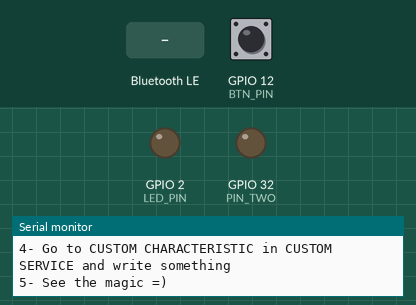
This sketch was run on a simulated ESP32. Parts: output pins drawn as LEDs (lit = HIGH), the last lines printed to the serial monitor. The inputs (shaded band) are chosen by the test bench; at power-on: GPIO 12 (BTN_PIN) LOW. Nothing arrives over Bluetooth unless stated; a phone connects over Bluetooth LE 3 s after start.

Above: at 1.2 s.
1.3 s: Bluetooth LE write "1" received
At 1.8 s:
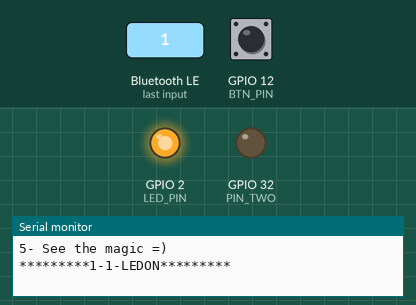
2.8 s: Bluetooth LE write "1" received
At 4.0 s:
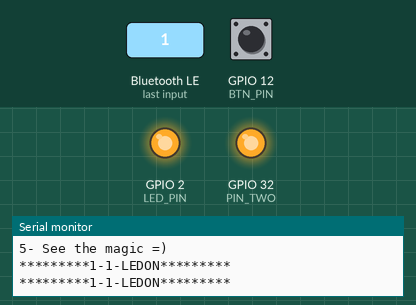
4.3 s: Bluetooth LE write "5" received
At 5.3 s:
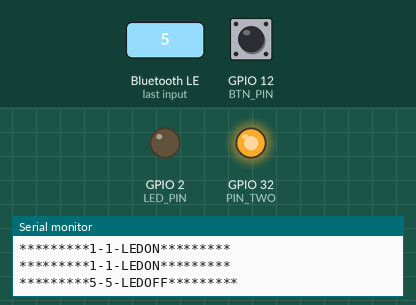
5.8 s: Bluetooth LE write "5" received
At 6.4 s:
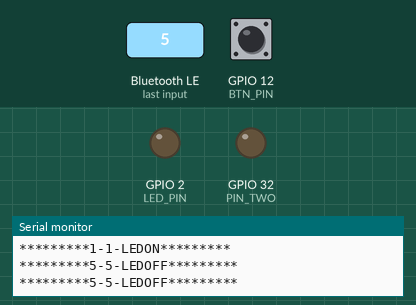
Timing chart, 0 to 8.3 s (numbered marks = the images above; inputs shaded):
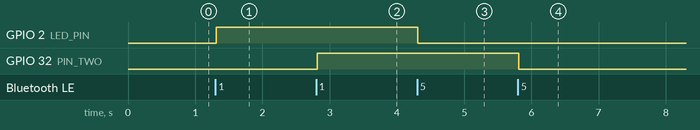

Measured:
- after the input at 1.3 s, GPIO 2 (LED_PIN): LOW → HIGH at once
- after the input at 2.8 s, GPIO 32 (PIN_TWO): LOW → HIGH at once
- after the input at 4.3 s, GPIO 2 (LED_PIN): HIGH → LOW at once
- after the input at 5.8 s, GPIO 32 (PIN_TWO): HIGH → LOW at once

The sketch:

BLE_Swift_ESP32_SampleProjet_From_Working_2PinsTwoButtons.ino
```cpp
/*
    Based on Neil Kolban example for IDF: https://github.com/nkolban/esp32-snippets/blob/master/cpp_utils/tests/BLE%20Tests/SampleWrite.cpp
    Ported to Arduino ESP32 by Evandro Copercini

    Added a second characteristic. Currently the selected pins are onboard LED at pin 2 and a GPIO pin at pin 32. Note urrently pin 12 is not funtional with ompanion swift app

*/

#include <BLEDevice.h>
#include <BLEUtils.h>
#include <BLEServer.h>

// See the following for generating UUIDs:
// https://www.uuidgenerator.net/

#define SERVICE_UUID        "4fafc201-1fb5-459e-8fcc-c5c9c331914b"
#define CHARACTERISTIC_UUID "beb5483e-36e1-4688-b7f5-ea07361b26a8"
#define CHARACTERISTIC_UUID_TWO "f14d6be2-23bc-11eb-adc1-0242ac120002"

#define LED_PIN 2
#define PIN_TWO 32
#define BTN_PIN 12

int deviceConnected = false;


class MyCallbacks: public BLECharacteristicCallbacks {
   void onConnect(BLEServer* pServer) {
      deviceConnected = true;
      Serial.println("device connected");
    };

    void onDisconnect(BLEServer* pServer) {
      deviceConnected = false;
      Serial.println("device disconnected");
    }
    void onWrite(BLECharacteristic *pCharacteristic) {
      std::string value = pCharacteristic->getValue();

      if (value.length() > 0) {
        Serial.print("*********");
        Serial.print(value.c_str());
        Serial.print("-");
        Serial.print(atoi(value.c_str()));
        Serial.print("-");
        if(atoi(value.c_str())==1)
        {
          digitalWrite(LED_PIN,HIGH);
          Serial.print("LEDON");

        }
        else
        {
          digitalWrite(LED_PIN,LOW);
          Serial.print("LEDOFF");

        }

        Serial.println("*********");
      }
    }

};

class MyCallbacksTwo: public BLECharacteristicCallbacks {
   void onConnect(BLEServer* pServer) {
      deviceConnected = true;
      Serial.println("device connected");
    };

    void onDisconnect(BLEServer* pServer) {
      deviceConnected = false;
      Serial.println("device disconnected");
    }
    void onWrite(BLECharacteristic *pCharacteristic) {
      std::string value = pCharacteristic->getValue();

      if (value.length() > 0) {
        Serial.print("*********");
        Serial.print(value.c_str());
        Serial.print("-");
        Serial.print(atoi(value.c_str()));
        Serial.print("-");
        if(atoi(value.c_str())==1)
        {

          Serial.print("LEDON");
          digitalWrite(PIN_TWO, HIGH);
        }
        else
        {

          Serial.print("LEDOFF");
          digitalWrite(PIN_TWO, LOW);
        }

        Serial.println("*********");
      }
    }

};

BLECharacteristic *pCharacteristic;
BLECharacteristic *pCharacteristicTwo;

void setup() {
  Serial.begin(115200);
  pinMode(LED_PIN,OUTPUT);
  digitalWrite(LED_PIN,LOW);
  pinMode(PIN_TWO, OUTPUT);
  digitalWrite(PIN_TWO, LOW);
  Serial.println("1- Download and install an BLE scanner app in your phone");
  Serial.println("2- Scan for BLE devices in the app");
  Serial.println("3- Connect to MyESP32");
  Serial.println("4- Go to CUSTOM CHARACTERISTIC in CUSTOM SERVICE and write something");
  Serial.println("5- See the magic =)");

  BLEDevice::init("BLE_DEVICE");
  BLEServer *pServer = BLEDevice::createServer();

  BLEService *pService = pServer->createService(SERVICE_UUID);

  pCharacteristic= pService->createCharacteristic(
                                         CHARACTERISTIC_UUID,
                                         BLECharacteristic::PROPERTY_READ |
                                         BLECharacteristic::PROPERTY_WRITE |
                                         BLECharacteristic::PROPERTY_NOTIFY
                                       );

  pCharacteristic->setCallbacks(new MyCallbacks());

  pCharacteristic->setValue("Hello World");


  pCharacteristicTwo= pService->createCharacteristic(
                                         CHARACTERISTIC_UUID_TWO,
                                         BLECharacteristic::PROPERTY_READ |
                                         BLECharacteristic::PROPERTY_WRITE |
                                         BLECharacteristic::PROPERTY_NOTIFY
                                       );

  pCharacteristicTwo->setCallbacks(new MyCallbacksTwo());

  pCharacteristicTwo->setValue("Hello World");


  pService->start();

  BLEAdvertising *pAdvertising = pServer->getAdvertising();
  pAdvertising->start();
}
int prevVal = LOW;
void loop() {
  // put your main code here, to run repeatedly:

  int currentVal = digitalRead(BTN_PIN);
  if(currentVal!=prevVal)
  {
    prevVal=currentVal;
    if(currentVal==HIGH)
    {
      int value = 10;
      pCharacteristic->setValue((uint8_t*)&value, 4);
        pCharacteristic->notify();
    }
    else
    {
       int value = 0;
      pCharacteristic->setValue((uint8_t*)&value, 4);
        pCharacteristic->notify();
    }
  }
}
```
